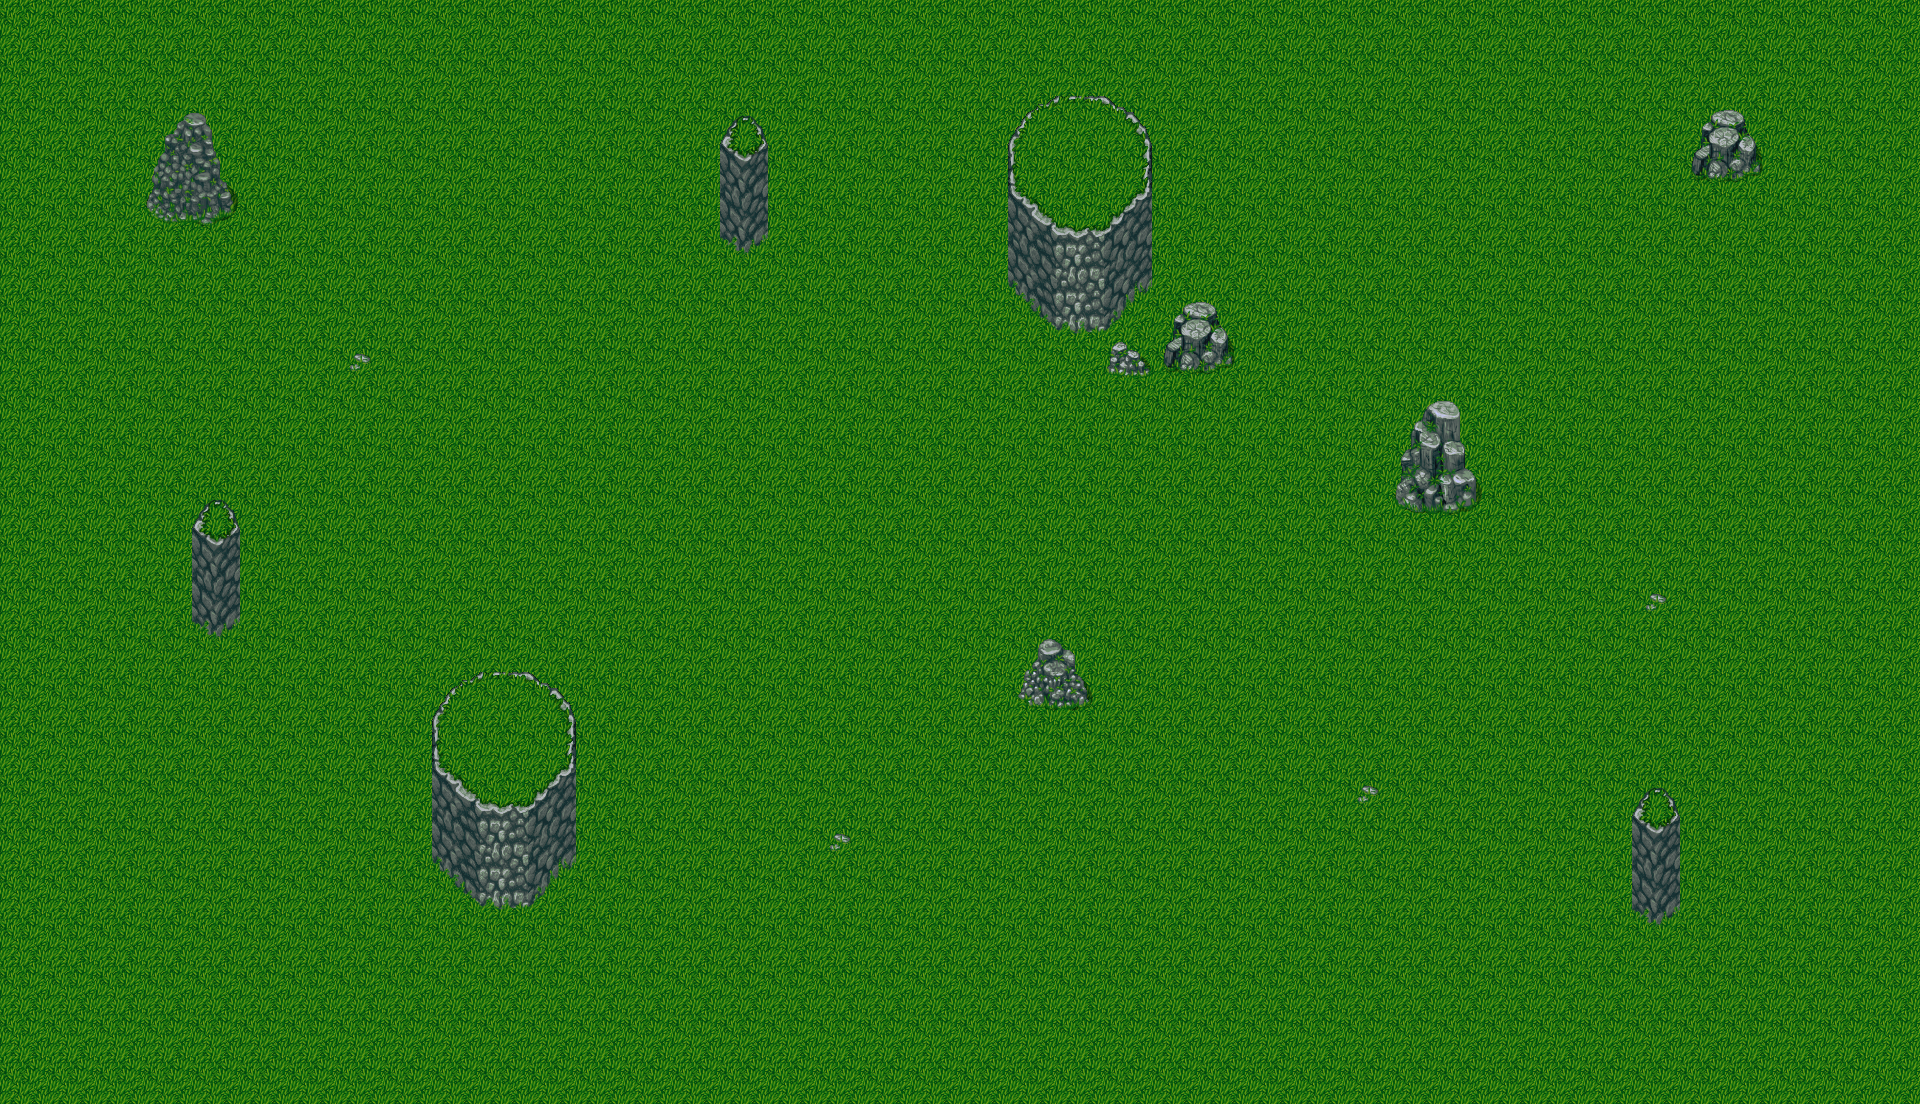

A 2D game scene composited from a Tiled map and its tileset images. What follows is a short description and the map's XML, with every tile layer's data as written:
An orthogonal 40x23 tile map with 48x48 px tiles, 2 tile layers (Ground, Terrain).

<map version="1.5" tiledversion="1.7.2" orientation="orthogonal" renderorder="right-down" width="40" height="23" tilewidth="48" tileheight="48" infinite="0" nextlayerid="3" nextobjectid="1">
 <tileset firstgid="1" source="Tilesets/Grassland.tsx" />
 <layer id="1" name="Ground" width="40" height="23">
  <data encoding="csv">
163,163,163,163,163,163,163,163,163,163,163,163,163,163,163,163,163,163,163,163,163,163,163,163,163,163,163,163,163,163,163,163,163,163,163,163,163,163,163,163,
163,163,163,163,163,163,163,163,163,163,163,163,163,163,163,163,163,163,163,163,163,163,163,163,163,163,163,163,163,163,163,163,163,163,163,163,163,163,163,163,
163,163,163,163,163,163,163,163,163,163,163,163,163,163,163,163,163,163,163,163,163,163,163,163,163,163,163,163,163,163,163,163,163,163,163,163,163,163,163,163,
163,163,163,163,163,163,163,163,163,163,163,163,163,163,163,163,163,163,163,163,163,163,163,163,163,163,163,163,163,163,163,163,163,163,163,163,163,163,163,163,
163,163,163,163,163,163,163,163,163,163,163,163,163,163,163,163,163,163,163,163,163,163,163,163,163,163,163,163,163,163,163,163,163,163,163,163,163,163,163,163,
163,163,163,163,163,163,163,163,163,163,163,163,163,163,163,163,163,163,163,163,163,163,163,163,163,163,163,163,163,163,163,163,163,163,163,163,163,163,163,163,
163,163,163,163,163,163,163,163,163,163,163,163,163,163,163,163,163,163,163,163,163,163,163,163,163,163,163,163,163,163,163,163,163,163,163,163,163,163,163,163,
163,163,163,163,163,163,163,163,163,163,163,163,163,163,163,163,163,163,163,163,163,163,163,163,163,163,163,163,163,163,163,163,163,163,163,163,163,163,163,163,
163,163,163,163,163,163,163,163,163,163,163,163,163,163,163,163,163,163,163,163,163,163,163,163,163,163,163,163,163,163,163,163,163,163,163,163,163,163,163,163,
163,163,163,163,163,163,163,163,163,163,163,163,163,163,163,163,163,163,163,163,163,163,163,163,163,163,163,163,163,163,163,163,163,163,163,163,163,163,163,163,
163,163,163,163,163,163,163,163,163,163,163,163,163,163,163,163,163,163,163,163,163,163,163,163,163,163,163,163,163,163,163,163,163,163,163,163,163,163,163,163,
163,163,163,163,163,163,163,163,163,163,163,163,163,163,163,163,163,163,163,163,163,163,163,163,163,163,163,163,163,163,163,163,163,163,163,163,163,163,163,163,
163,163,163,163,163,163,163,163,163,163,163,163,163,163,163,163,163,163,163,163,163,163,163,163,163,163,163,163,163,163,163,163,163,163,163,163,163,163,163,163,
163,163,163,163,163,163,163,163,163,163,163,163,163,163,163,163,163,163,163,163,163,163,163,163,163,163,163,163,163,163,163,163,163,163,163,163,163,163,163,163,
163,163,163,163,163,163,163,163,163,163,163,163,163,163,163,163,163,163,163,163,163,163,163,163,163,163,163,163,163,163,163,163,163,163,163,163,163,163,163,163,
163,163,163,163,163,163,163,163,163,163,163,163,163,163,163,163,163,163,163,163,163,163,163,163,163,163,163,163,163,163,163,163,163,163,163,163,163,163,163,163,
163,163,163,163,163,163,163,163,163,163,163,163,163,163,163,163,163,163,163,163,163,163,163,163,163,163,163,163,163,163,163,163,163,163,163,163,163,163,163,163,
163,163,163,163,163,163,163,163,163,163,163,163,163,163,163,163,163,163,163,163,163,163,163,163,163,163,163,163,163,163,163,163,163,163,163,163,163,163,163,163,
163,163,163,163,163,163,163,163,163,163,163,163,163,163,163,163,163,163,163,163,163,163,163,163,163,163,163,163,163,163,163,163,163,163,163,163,163,163,163,163,
163,163,163,163,163,163,163,163,163,163,163,163,163,163,163,163,163,163,163,163,163,163,163,163,163,163,163,163,163,163,163,163,163,163,163,163,163,163,163,163,
163,163,163,163,163,163,163,163,163,163,163,163,163,163,163,163,163,163,163,163,163,163,163,163,163,163,163,163,163,163,163,163,163,163,163,163,163,163,163,163,
163,163,163,163,163,163,163,163,163,163,163,163,163,163,163,163,163,163,163,163,163,163,163,163,163,163,163,163,163,163,163,163,163,163,163,163,163,163,163,163,
163,163,163,163,163,163,163,163,163,163,163,163,163,163,163,163,163,163,163,163,163,163,163,163,163,163,163,163,163,163,163,163,163,163,163,163,163,163,163,163
</data>
 </layer>
 <layer id="2" name="Terrain" width="40" height="23">
  <data encoding="csv">
0,0,0,0,0,0,0,0,0,0,0,0,0,0,0,0,0,0,0,0,0,0,0,0,0,0,0,0,0,0,0,0,0,0,0,0,0,0,0,0,
0,0,0,0,0,0,0,0,0,0,0,0,0,0,0,0,0,0,0,0,0,0,0,0,0,0,0,0,0,0,0,0,0,0,0,0,0,0,0,0,
0,0,0,9,10,0,0,0,0,0,0,0,0,0,0,177,0,0,0,0,0,1,2,3,0,0,0,0,0,0,0,0,0,0,0,45,46,0,0,0,
0,0,0,25,26,0,0,0,0,0,0,0,0,0,0,193,0,0,0,0,0,17,18,19,0,0,0,0,0,0,0,0,0,0,0,61,62,0,0,0,
0,0,0,41,42,0,0,0,0,0,0,0,0,0,0,209,0,0,0,0,0,33,34,35,0,0,0,0,0,0,0,0,0,0,0,0,0,0,0,0,
0,0,0,0,0,0,0,0,0,0,0,0,0,0,0,225,0,0,0,0,0,49,50,51,0,0,0,0,0,0,0,0,0,0,0,0,0,0,0,0,
0,0,0,0,0,0,0,0,0,0,0,0,0,0,0,0,0,0,0,0,0,65,66,67,45,46,0,0,0,0,0,0,0,0,0,0,0,0,0,0,
0,0,0,0,0,0,0,57,0,0,0,0,0,0,0,0,0,0,0,0,0,0,0,59,61,62,0,0,0,0,0,0,0,0,0,0,0,0,0,0,
0,0,0,0,0,0,0,0,0,0,0,0,0,0,0,0,0,0,0,0,0,0,0,0,0,0,0,0,0,11,12,0,0,0,0,0,0,0,0,0,
0,0,0,0,0,0,0,0,0,0,0,0,0,0,0,0,0,0,0,0,0,0,0,0,0,0,0,0,0,27,28,0,0,0,0,0,0,0,0,0,
0,0,0,0,177,0,0,0,0,0,0,0,0,0,0,0,0,0,0,0,0,0,0,0,0,0,0,0,0,43,44,0,0,0,0,0,0,0,0,0,
0,0,0,0,193,0,0,0,0,0,0,0,0,0,0,0,0,0,0,0,0,0,0,0,0,0,0,0,0,0,0,0,0,0,0,0,0,0,0,0,
0,0,0,0,209,0,0,0,0,0,0,0,0,0,0,0,0,0,0,0,0,0,0,0,0,0,0,0,0,0,0,0,0,0,57,0,0,0,0,0,
0,0,0,0,225,0,0,0,0,0,0,0,0,0,0,0,0,0,0,0,0,13,14,0,0,0,0,0,0,0,0,0,0,0,0,0,0,0,0,0,
0,0,0,0,0,0,0,0,0,1,2,3,0,0,0,0,0,0,0,0,0,29,30,0,0,0,0,0,0,0,0,0,0,0,0,0,0,0,0,0,
0,0,0,0,0,0,0,0,0,17,18,19,0,0,0,0,0,0,0,0,0,0,0,0,0,0,0,0,0,0,0,0,0,0,0,0,0,0,0,0,
0,0,0,0,0,0,0,0,0,33,34,35,0,0,0,0,0,0,0,0,0,0,0,0,0,0,0,0,57,0,0,0,0,0,177,0,0,0,0,0,
0,0,0,0,0,0,0,0,0,49,50,51,0,0,0,0,0,57,0,0,0,0,0,0,0,0,0,0,0,0,0,0,0,0,193,0,0,0,0,0,
0,0,0,0,0,0,0,0,0,65,66,67,0,0,0,0,0,0,0,0,0,0,0,0,0,0,0,0,0,0,0,0,0,0,209,0,0,0,0,0,
0,0,0,0,0,0,0,0,0,0,0,0,0,0,0,0,0,0,0,0,0,0,0,0,0,0,0,0,0,0,0,0,0,0,225,0,0,0,0,0,
0,0,0,0,0,0,0,0,0,0,0,0,0,0,0,0,0,0,0,0,0,0,0,0,0,0,0,0,0,0,0,0,0,0,0,0,0,0,0,0,
0,0,0,0,0,0,0,0,0,0,0,0,0,0,0,0,0,0,0,0,0,0,0,0,0,0,0,0,0,0,0,0,0,0,0,0,0,0,0,0,
0,0,0,0,0,0,0,0,0,0,0,0,0,0,0,0,0,0,0,0,0,0,0,0,0,0,0,0,0,0,0,0,0,0,0,0,0,0,0,0
</data>
 </layer>
</map>